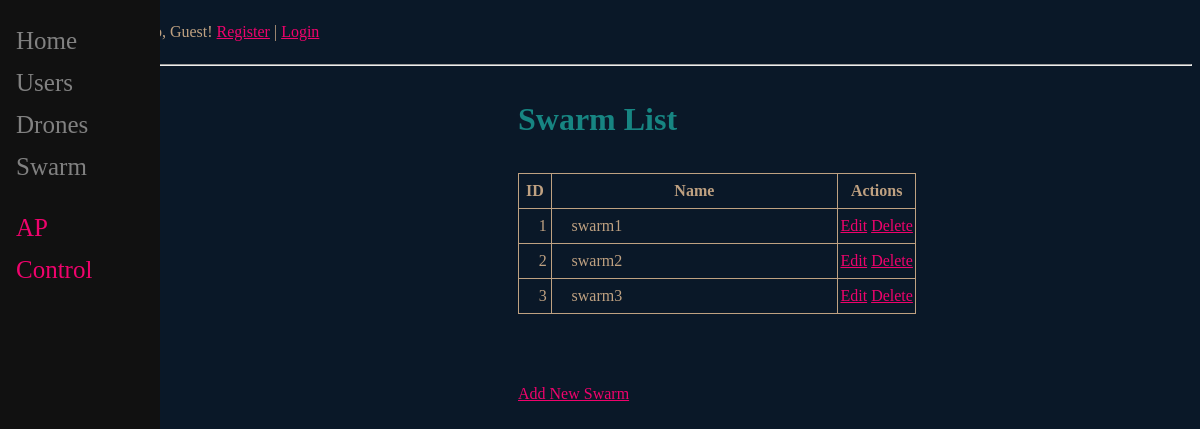
The page /swarm_list on the database its author committed.
### main/models.py (models this page shows, shortened)
class Swarm(models.Model):
    swarmName=models.fields.CharField(max_length=32,unique=True)
    user_id = models.ForeignKey(CustomUser, null=True, on_delete=models.SET_NULL)
    createdAt=models.DateTimeField("datePublished", default=timezone.now)
    UpdatedAt=models.DateTimeField("dateUpdated", auto_now=True)
    UpdatedBy=models.CharField(max_length=32, default="User")

### main/views.py (the view)
# urls.py: path('swarm_list', swarm_list, name='swarm_list'),
def swarm_list(request):
    swarm = Swarm.objects.all()
    return render(request, 'main/swarm_list.html', {'swarm': swarm})

### templates/main/swarm_list.html (shortened to what this page needs)
{% extends 'main/base.html' %}
{% block content %}
<h1>Swarm List</h1>
<body>
    <table  style="width:60%; border: 1px solid; background-color: translucent 50% ;border-collapse: collapse">
        <thead>
            <tr style="border: 1px solid; text-align: center;">
                <th style="width:5%; border: 1px solid; ">ID</th>
                <th style="width:45%; border: 1px solid; ">Name</th>
                <th style="width:10%; border: 1px solid;">Actions</th>
            </tr>
        </thead>
        <tbody>
    {% for swarm in swarm %}
            <tr style="border: 1px solid; text-align: center;">
                <td style="width:5%; border: 1px solid; text-align: center; padding-left: 5%; padding-right: 5%;">{{ swarm.id }}</td>
                <td style="width:45%; border: 1px solid; text-align: left; padding-left: 5%; padding-right: 5%;">{{ swarm.swarmName }}</td>
                <td style="width:10%">
                    <a style="width:5%"  href="/swarm_edit/{{ swarm.id }}"><span>Edit</span></a>
                    <a style="width:5%"  href="/swarm_delete/{{ swarm.id }}">Delete</a>
                </td>
            </tr>
        {% endfor %}
        </tbody>
    </table>
    <br>
    <br>
    <a href="{%url 'swarm_add' %}" class="btn btn-outline-secondary btn-sm"><span>Add New Swarm</span></a>
</body>
{% endblock %}

### templates/main/base.html (style rules this page uses)
body { background-color: #0A1828; color: #BFA181; background-image: url('static/drone3.png'); background-attachment:fixed; background-position:center bottom; background-size: 50%; background-repeat: no-repeat; line-height: 2.0; ) }
a { color: #EF036C; }
h1 { color: #178582; }

### rows shown on the page
Swarm: id "1", swarmName "swarm1"
Swarm: id "2", swarmName "swarm2"
Swarm: id "3", swarmName "swarm3"

### other values the page prints
{{ user.username|default:'Guest' }} "Guest"
